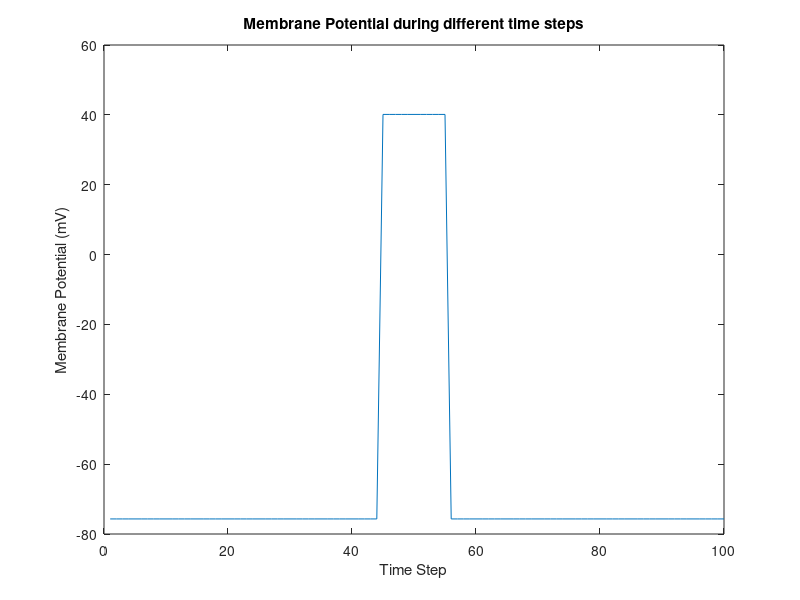
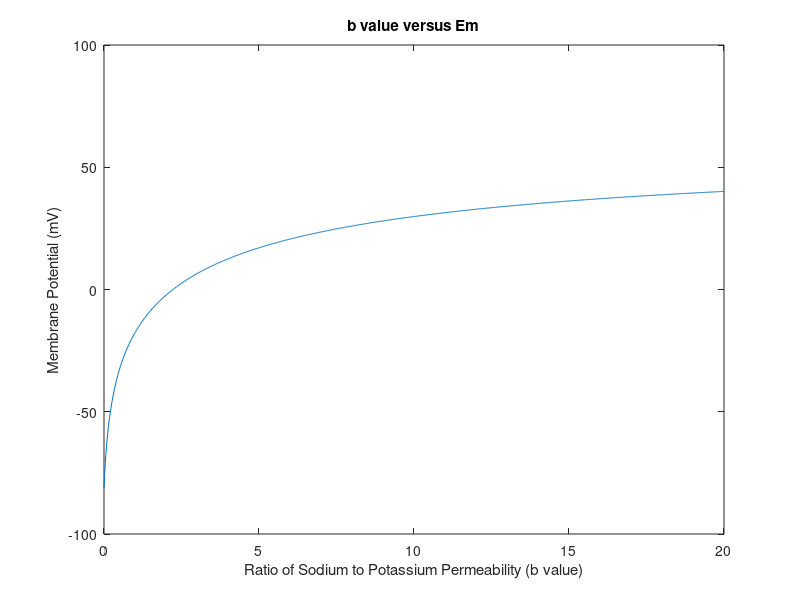
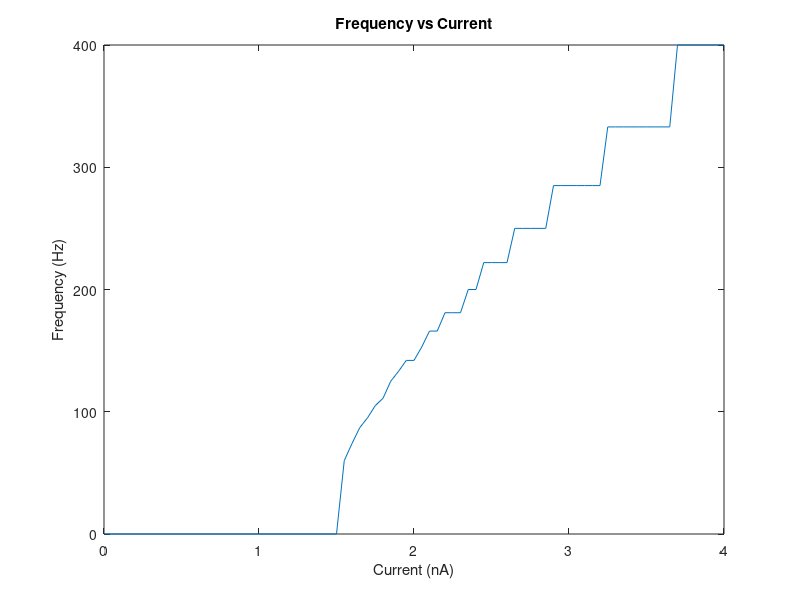
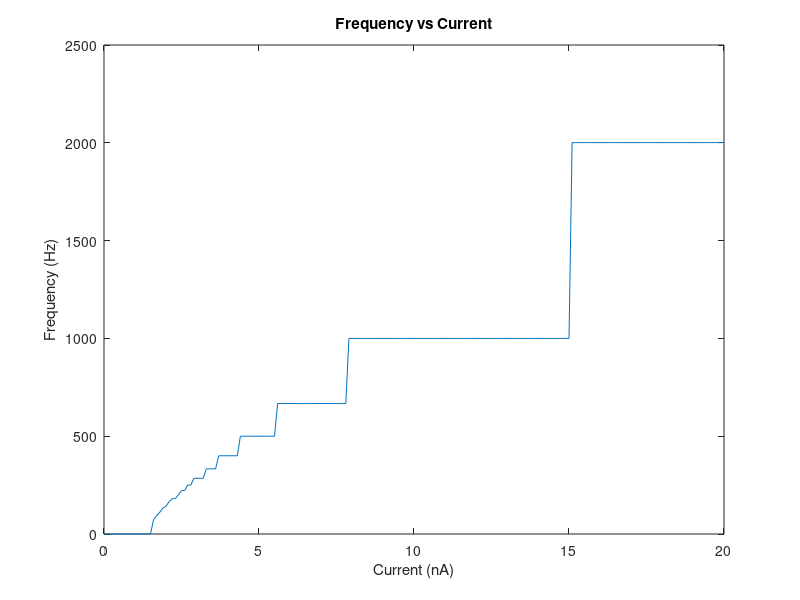

The MATLAB source for these figures, in order:
function [ ] = zdestefa_hw2submission( )
%HW2SUBMISSION Summary of this function goes here
%   Detailed explanation goes here

%%%%%%%%%%%%%%%%%%%%%%%%%%%%%%%%%%%%%%%%%%%%%%%%%%%%%%%%
%
%PART 1, THE GOLDMAN EQUATION PLOTS SUBMISSION
%

%{
This plots the membrane potential values using the Goldman equation.
When the permeability ratio is 0.02 (time steps 1-44 and 56-100), 
    the membrane potential is around -75.7 mV
When the permeability ratio is 20 (time steps 45-55), 
    the membrane potential increases to around 40.13 mV
%}
goldman;

%{
Out of curiousity, I also plotted b value versus Em
    to see what the curve looks like. It is a smooth
    log curve as expected
%}
goldman2;

%%%%%%%%%%%%%%%%%%%%%%%%%%%%%%%%%%%%%%%%%%%%%%%%%%%%%%%%

%
%PART 2, INTEGRATE AND FIRE NEURON SUBMISSION
%

%shows the frequency vs current in the 0-4 nA range
%   the neuron starts firing at 1.5 nA and the firing rate increases
%   rapidly at first, followed by increasing in a step-like manner
ifNeuronPlot( 0:0.05:4 );

%shows the frequency vs current in the 0-20 nA range
%   The firing rate increases in a step-like manner with the steps
%   growing larger and larger. At 16 nA, it reaches the maximal
%   firing rate of 2000 Hz that we can calculate
ifNeuronPlot( 0:.1:20 );

%%%%%%%%%%%%%%%%%%%%%%%%%%%%%%%%%%%%%%%%%%%%%%%%%%%%%%%%
%
%PART 2, IZHIKEVICH NEURON SUBMISSION
%

%shows the firing rate in the 0-4 nA range
%   class 2 excitable neuron begins firing around 0.4 nA
%       and then starts firing quite quickly
%   the class 1 excitable neuron does not fire at all in this range
%   the regular spiking neuron barely starts firing in this range
izhevichPlots(0:0.01:4);

%shows the firing rate in the 0-20 nA range
%   The class 2 excitable neuron begins firing at a low current
%       and fires much faster as current increases than the others
%   The class 1 excitable neuron does not begin firing rate
%   The regular spiking neuron begins to fire
izhevichPlots(0:0.1:20);

%shows the firing rates in the 0-100 nA range
%   The class 2 excitable neuron reaches the maximal firing
%       rate of 2000 Hz measurable via our method after around 50 nA.
%   The class 1 excitable neuron does not firing until around 22 nA
%       and then increasing its firing rate relatively linearly
%   The regular spiking neuron starts firing with a current of around 3 nA
%       and increasing its firing rate linearly at first, then
%       increasing in a more step-like manner
izhevichPlots(0:1:100);

%shows the firing rates in the 0-800 nA range
%   after about 600 nA, all the neurons reach 
%   the maximal firing rate we can calculate
izhevichPlots(0:10:800);

%%%%%%%%%%%%%%%%%%%%%%%%%%%%%%%%%%%%%%%%%%%%%%%%%%%%%%%%

%
%HELPER FUNCTIONS BELOW
%

function goldman

emVals = zeros(1,100);
for i = 1:100
   emVals(i) = getEm(0.02); 
end

for i = 45:55
   emVals(i) = getEm(20); 
end

figure
plot(1:100,emVals);
title('Membrane Potential during different time steps');
xlabel('Time Step');
ylabel('Membrane Potential (mV)');

end

%%%%%%%%%%%%%%%%%%%%%%%%%%%%%%%%%%%%%%%%%%%%%%%%%%%%%%%%

function [ ] = goldman2( )
%GOLDMAN2 Plots b value versus Em

bVals = 0:0.02:20;
emVals = zeros(size(bVals));
for i = 1:length(bVals)
    emVals(i) = getEm(bVals(i));
end

figure
plot(bVals,emVals);
title('b value versus Em');
xlabel('Ratio of Sodium to Potassium Permeability (b value)');
ylabel('Membrane Potential (mV)');

end

%%%%%%%%%%%%%%%%%%%%%%%%%%%%%%%%%%%%%%%%%%%%%%%%%%%%%%%%

function [ ] = ifNeuronPlot( iVals )
%IFNEURONPLOT Generates the Integrate and Fire Neuron FI plot
%
%Takes in an array of current values and generates
%   the plot of frequency vs current for the Integrate and Fire neuron

%parameter values from figure 5.5
V0 = -65;
Rm = 10;
EL = V0;
Vth = -50;
tauM = 10;

%number of time steps in one second
numTimeSteps=2000;

%calculates the frequency for each current value
freqVals = zeros(size(iVals));
for j = 1:length(iVals)
    curI = iVals(j);
    curV = V0;
    for t=0:numTimeSteps
        curV = curV + (EL - curV + Rm*curI)/tauM;
        if(curV > Vth)
           curV = V0;
           freqVals(j) = freqVals(j) + 1;
        end
    end
end

%plots frequency vs current
figure
plot(iVals,freqVals);
title('Frequency vs Current');
xlabel('Current (nA)');
ylabel('Frequency (Hz)');

end

%%%%%%%%%%%%%%%%%%%%%%%%%%%%%%%%%%%%%%%%%%%%%%%%%%%%%%%%

function [ ] = izhevichPlots( iVals )
%IZHEVICHPLOTS Generates the Izhevich plots depending on current values
%
%Takes in an array of current values and generates
%   the plot of frequency vs current for the Izhevich models

%Class 1 Excitable parameters
aa = 0.02;
bb = -0.1;
cc = -55;
dd = 6;
freqValsA = getIzCurve(iVals,aa,bb,cc,dd);

%Class 2 Excitable parameters
aa = 0.2;
bb = 0.26;
cc = -65;
dd = 0;
freqValsB = getIzCurve(iVals,aa,bb,cc,dd);

%Regular spiking neuron parameters
aa = 0.02;
bb = 0.2;
cc = -65;
dd = 8;
freqValsC = getIzCurve(iVals,aa,bb,cc,dd);

%plots for the frequency vs current curve
%   for each of the above models
figure
hold on
plot(iVals,freqValsA,'r-');
plot(iVals,freqValsB,'g-');
plot(iVals,freqValsC,'b-');
hold off
legend('Class 1 Excitble',...
    'Class 2 Excitable',...
    'Regular Spiking Neuron',...
    'Location','eastoutside');
title('Frequency vs Current');
xlabel('Current (nA)');
ylabel('Frequency (Hz)');

end

%%%%%%%%%%%%%%%%%%%%%%%%%%%%%%%%%%%%%%%%%%%%%%%%%%%%%%%%

function [ freqVals ] = getIzCurve( iVals,aa,bb,cc,dd )
%GETIZCURVE Takes in current values and parameters and finds the frequency
%vs current curve
%
%INPUT
%   iVals - array of current values in nA
%   aa, bb, cc, dd - a,b,c,d in Izhikevich model
%
%
%OUTPUT
%   freqVals - array of frequency values in Hz

%threshold voltage, from slide on Izhikevich model slide
Vth = 30; 

%after doing some testing, it took about 500 steps
%   when current was 0 for u and v to reach a steady state
numStepsToSteady=500;

%number of active time steps in one second since 
%   each time step is 1/2 ms
numTimeSteps=2000;

%find initial u and v values by iterating until steady state
%   no current is being injected here
curV = cc; curU = bb*cc; %initial guesses for u and v, from code
for t=0:numStepsToSteady
    curV = curV + (0.04*curV^2 + 5*curV + 140 - curU);
    curU = curU + aa*(bb*curV-curU);
    if(curV > Vth)
       curV = cc;
       curU = curU + dd;
    end
end
initU = curU;
initV = curV;

%Now that we have initial u and v values, find the number
%   of times the neurons fires in the span of 2000 time steps
%   in order to get the frequency in Hz for each value of current
freqVals = zeros(size(iVals));
for j = 1:length(iVals)
    curI = iVals(j);
    curV = initV;
    curU = initU;
    for t=0:numTimeSteps
        curV = curV + (0.04*curV^2 + 5*curV + 140 - curU + curI);
        curU = curU + aa*(bb*curV-curU);
        if(curV > Vth)
           curV = cc;
           curU = curU + dd;
           freqVals(j) = freqVals(j) + 1;
        end
    end
end

end

%%%%%%%%%%%%%%%%%%%%%%%%%%%%%%%%%%%%%%%%%%%%%%%%%%%%%%%%

function em = getEm(b)
%GETEM Calculates the goldman equation for different b values

    kPlusOut = 5;
    kPlusIn = 125;
    NaPlusOut = 120;
    NaPlusIn = 12;
    ClMinusIn = 5;
    ClMinusOut = 125;
    c=1;

    numer = kPlusOut + b*NaPlusOut + c*ClMinusIn;
    denom = kPlusIn + b*NaPlusIn + c*ClMinusOut;
    em = 58*log10(numer/denom);
    
end



end

